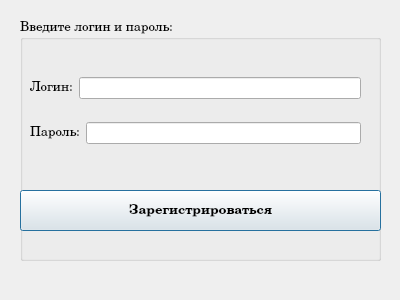
<?xml version="1.0" encoding="UTF-8"?>
<ui version="4.0">
 <class>Autorisation</class>
 <widget class="QDialog" name="Autorisation">
  <property name="geometry">
   <rect>
    <x>0</x>
    <y>0</y>
    <width>400</width>
    <height>300</height>
   </rect>
  </property>
  <property name="windowTitle">
   <string>Dialog</string>
  </property>
  <widget class="QGroupBox" name="Enter_box">
   <property name="geometry">
    <rect>
     <x>20</x>
     <y>20</y>
     <width>361</width>
     <height>241</height>
    </rect>
   </property>
   <property name="font">
    <font>
     <family>Century</family>
     <pointsize>10</pointsize>
    </font>
   </property>
   <property name="title">
    <string>Введите логин и пароль:</string>
   </property>
   <widget class="QPushButton" name="Registr_pushButton">
    <property name="geometry">
     <rect>
      <x>0</x>
      <y>170</y>
      <width>361</width>
      <height>41</height>
     </rect>
    </property>
    <property name="font">
     <font>
      <family>Century</family>
      <pointsize>10</pointsize>
      <weight>75</weight>
      <bold>true</bold>
     </font>
    </property>
    <property name="text">
     <string>Зарегистрироваться</string>
    </property>
   </widget>
   <widget class="QWidget" name="">
    <property name="geometry">
     <rect>
      <x>10</x>
      <y>40</y>
      <width>331</width>
      <height>101</height>
     </rect>
    </property>
    <layout class="QVBoxLayout" name="verticalLayout">
     <item>
      <layout class="QHBoxLayout" name="horizontalLayout">
       <item>
        <widget class="QLabel" name="Login_label">
         <property name="font">
          <font>
           <family>Century</family>
           <pointsize>10</pointsize>
          </font>
         </property>
         <property name="text">
          <string>Логин:</string>
         </property>
        </widget>
       </item>
       <item>
        <widget class="QLineEdit" name="Login_lineEdit"/>
       </item>
      </layout>
     </item>
     <item>
      <layout class="QHBoxLayout" name="horizontalLayout_2">
       <item>
        <widget class="QLabel" name="Password_label">
         <property name="font">
          <font>
           <family>Century</family>
           <pointsize>10</pointsize>
          </font>
         </property>
         <property name="text">
          <string>Пароль:</string>
         </property>
        </widget>
       </item>
       <item>
        <widget class="QLineEdit" name="Password_lineEdit"/>
       </item>
      </layout>
     </item>
    </layout>
   </widget>
  </widget>
 </widget>
 <resources/>
 <connections/>
</ui>
